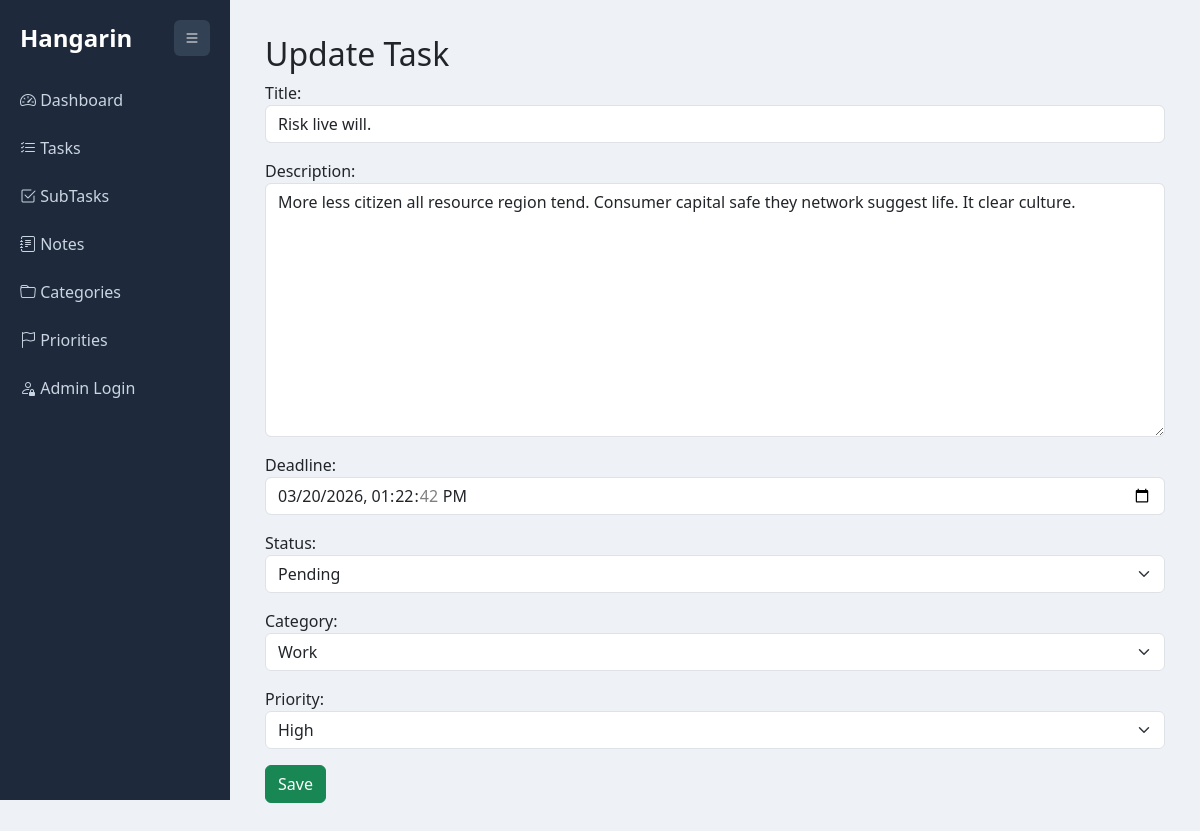
Page /tasks/update/3/ on the committed database.
### planner/models.py (models this page shows, shortened)
class BaseModel(models.Model):
    created_at = models.DateTimeField(auto_now_add=True)
    updated_at = models.DateTimeField(auto_now=True)
    class Meta:
        abstract = True

class Task(BaseModel):
    STATUS_CHOICES = [
        ("Pending", "Pending"),
        ("In Progress", "In Progress"),
        ("Completed", "Completed"),
    ]
    title = models.CharField(max_length=255)
    description = models.TextField()
    deadline = models.DateTimeField()
    status = models.CharField(
        max_length=50,
        choices=STATUS_CHOICES,
        default="Pending"
    )
    category = models.ForeignKey(Category, on_delete=models.CASCADE)
    priority = models.ForeignKey(Priority, on_delete=models.CASCADE)

### planner/views.py (the view)
# urls.py: path('tasks/update/<int:id>/', task_update, name='task_update'),
def task_update(request, id):
    task = get_object_or_404(Task, id=id)
    if request.method == "POST":
        form = TaskForm(request.POST, instance=task)
        if form.is_valid():
            form.save()
            return redirect("task_list")
    else:
        form = TaskForm(instance=task)
    return render(request, "task_form.html", {"form": form})

### planner/forms.py
class TaskForm(forms.ModelForm):
    class Meta:
        model = Task
        fields = "__all__"
        widgets = {
                'title': forms.TextInput(attrs={'class': 'form-control'}),
                'description': forms.Textarea(attrs={'class': 'form-control'}),
                'deadline': forms.DateTimeInput(attrs={'class': 'form-control', 'type': 'datetime-local'}),
                'status': forms.Select(attrs={'class': 'form-select'}),
                'category': forms.Select(attrs={'class': 'form-select'}),
                'priority': forms.Select(attrs={'class': 'form-select'}),
            }

### planner/models.py (called while the page is built)
    def __str__(self):
        return self.name

    def __str__(self):
        return self.name

### templates/task_form.html (shortened to what this page needs)
{% extends 'base.html' %}
{% block content %}
<h2>Update Task</h2>
<form method="POST">
{{ form.as_p }}
<button class="btn btn-success">Save</button>
</form>
{% endblock %}

### templates/base.html (style rules this page uses)
body { background:#eef2f7; font-family:'Segoe UI', Tahoma, Geneva, Verdana, sans-serif; }

### rows in the picture
Task: title "Risk live will.", description "More less citizen all resource region tend. Consumer capital safe they network suggest life. It clear culture.", deadline "03/20/2026 13:22:42", status "Pending", category "Work", priority "High"
